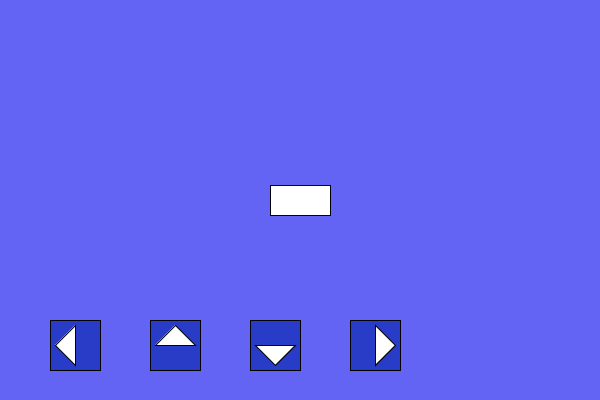
Frame 1 (no input)
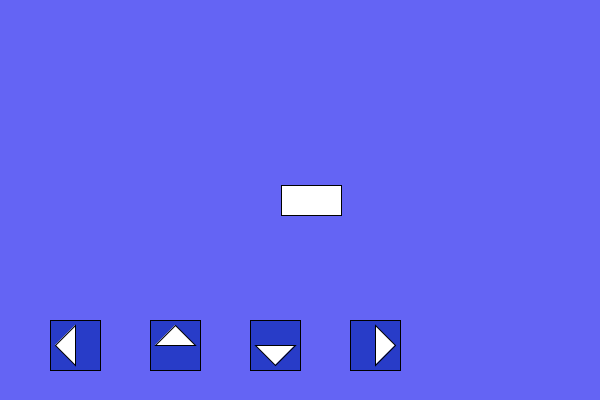
Frame 60 (the mouse pressed at the canvas centre just before this capture)
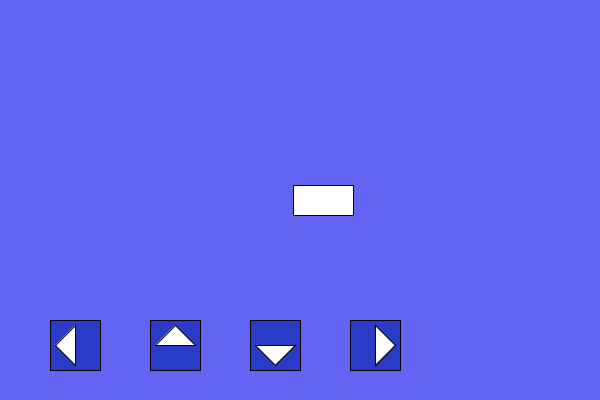
Frame 120 (the mouse held since frame 60 and released just before this capture)

The Processing sketch that drew these frames (run headless with seeded random() and noise(); from frame 60 on, the mouse is pressed at the canvas centre):

// Processing sketch: vehicleAndButtonPress
// ── vehicleAndButtonPress.pde
PVector carDirection, pos;
float speed, turnSpeed;
float carW, carH;
float buttonLeftX, buttonRightX, buttonForwardX, buttonBackX, buttonY, buttonW;


void setup() {

  size(600, 400);

  carDirection = new PVector(1, 0); //facing right
  pos = new PVector(300, 200);

  speed = .2;
  turnSpeed = 10; // in degrees
  turnSpeed *= TWO_PI/360; // in radians

  carW = 30;
  carH = 60;


  buttonW = 50;
  buttonLeftX = buttonW;
  buttonY = 320;
  buttonForwardX = buttonW * 3;
  buttonBackX = buttonW * 5;
  buttonRightX = buttonW * 7;

}

void draw() {

  background(100, 100, 244);

  drawCar();
  moveCar();
  drawButtons();

}

void drawCar() {

  fill(255);

  pushMatrix();
  translate(pos.x, pos.y);
  rotate(carDirection.heading() + HALF_PI ); 
  rectMode(CENTER);
  rect(0, 0, carW, carH );
  popMatrix();

}

void moveCar() {

  PVector toMove = new PVector(carDirection.x, carDirection.y);
  toMove.mult(speed); //how fast
  pos.add( toMove ); // add to the position you want it to move

}

void drawButtons() {

  fill(40, 60, 200);

  rectMode(CORNER);

  rect( buttonLeftX, buttonY, buttonW, buttonW);

  rect( buttonForwardX, buttonY, buttonW, buttonW);

  rect( buttonBackX, buttonY, buttonW, buttonW);

  rect( buttonRightX, buttonY, buttonW, buttonW);

  //draw arrows

  fill(255);

  float buttonMiddleOffset = buttonW * .5;

  float triangleBuffer = buttonW * .1;

  triangle( buttonLeftX + buttonMiddleOffset, buttonY + triangleBuffer, buttonLeftX + buttonMiddleOffset, buttonY + buttonW - triangleBuffer, buttonLeftX + triangleBuffer, buttonY + buttonMiddleOffset);

  triangle( buttonRightX + buttonMiddleOffset, buttonY + triangleBuffer, buttonRightX + buttonMiddleOffset, buttonY + buttonW - triangleBuffer, buttonRightX + buttonW - triangleBuffer, buttonY + buttonMiddleOffset);

  triangle( buttonForwardX + triangleBuffer, buttonY + buttonMiddleOffset, buttonForwardX + buttonW - triangleBuffer, buttonY + buttonMiddleOffset, buttonForwardX + buttonMiddleOffset, buttonY + triangleBuffer);

  triangle( buttonBackX + triangleBuffer, buttonY + buttonMiddleOffset, buttonBackX + buttonW - triangleBuffer, buttonY + buttonMiddleOffset, buttonBackX + buttonMiddleOffset, buttonY + buttonW - triangleBuffer);

}

void mouseClicked() {

  if (mouseY > buttonY && mouseY < buttonY + buttonW) {

    // all buttons are in a row, so test for Y first

    if (mouseX > buttonLeftX && mouseX < buttonLeftX + buttonW) {

      println("turn left clicked!");

      carDirection.rotate(-turnSpeed); //this makes it look like it is moving like a vehicle

    } else if (mouseX > buttonForwardX && mouseX < buttonForwardX + buttonW) {

      // forward clicked!

      speed += .2;

    } else if (mouseX > buttonBackX && mouseX < buttonBackX + buttonW) {

      // backward clicked!

      speed -= .2;

    } else if (mouseX > buttonRightX && mouseX < buttonRightX + buttonW) {

      // turn right clicked!

      carDirection.rotate(turnSpeed);

    }

  }

}
